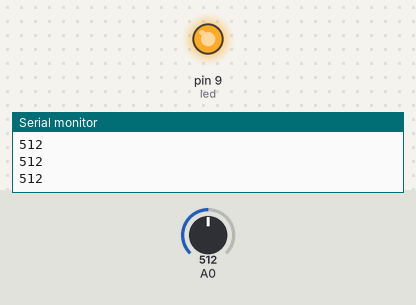
The sketch below on a simulated Arduino Uno, built with avr-gcc and run on an emulated ATmega328P. Shown: output pins drawn as LEDs (lit = HIGH), the last lines printed to the serial monitor. Inputs (shaded band) come from the test bench; at power-on: A0 = 512.

Above: at 1.2 s.
1.3 s: A0 set to 1012
2.8 s: A0 set to 1023
At 4.0 s:
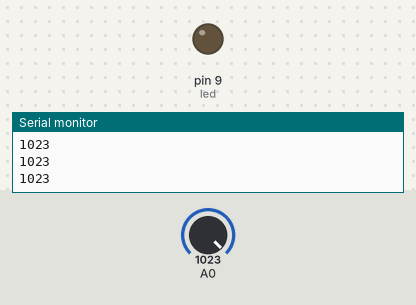
4.3 s: A0 set to 900
At 5.6 s:
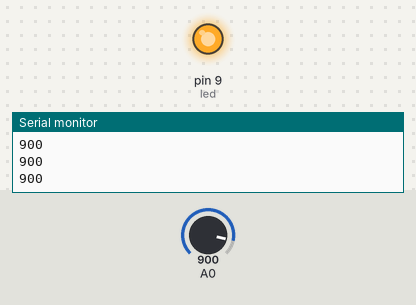
Timing chart, 0 to 7.3 s (numbered marks = the images above; inputs shaded):
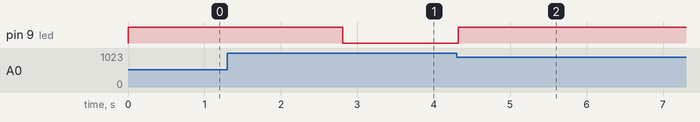

Measured:
- the behaviour switches between 1022 and 1023 on A0 (found by bisection; images 0 and 1)
- after the input at 2.8 s, pin 9 (led): HIGH → LOW at once
- after the input at 4.3 s, pin 9 (led): LOW → HIGH at once

The sketch:

Sound_detection_sensor.ino
```cpp
int sensor_value = 0;
int threshold = 1023; //Found after the calliberation of the sensor
int sound = 0;
int led = 9;
void setup() {

Serial.begin(9600); // setup serial
pinMode(led, OUTPUT);


}
void loop() {
sensor_value = analogRead(A0);

sound = threshold - sensor_value;
Serial.println(analogRead(A0));

if(sound > 0)
{
  digitalWrite(led, HIGH);
  delay(100);
}
else{
  digitalWrite(led, LOW);
   delay(100);
}

}
/*
void setup() {

Serial.begin(9600); // setup serial

}

void loop() {

Serial.println(analogRead(A0));

delay(10);

}
*/
```
